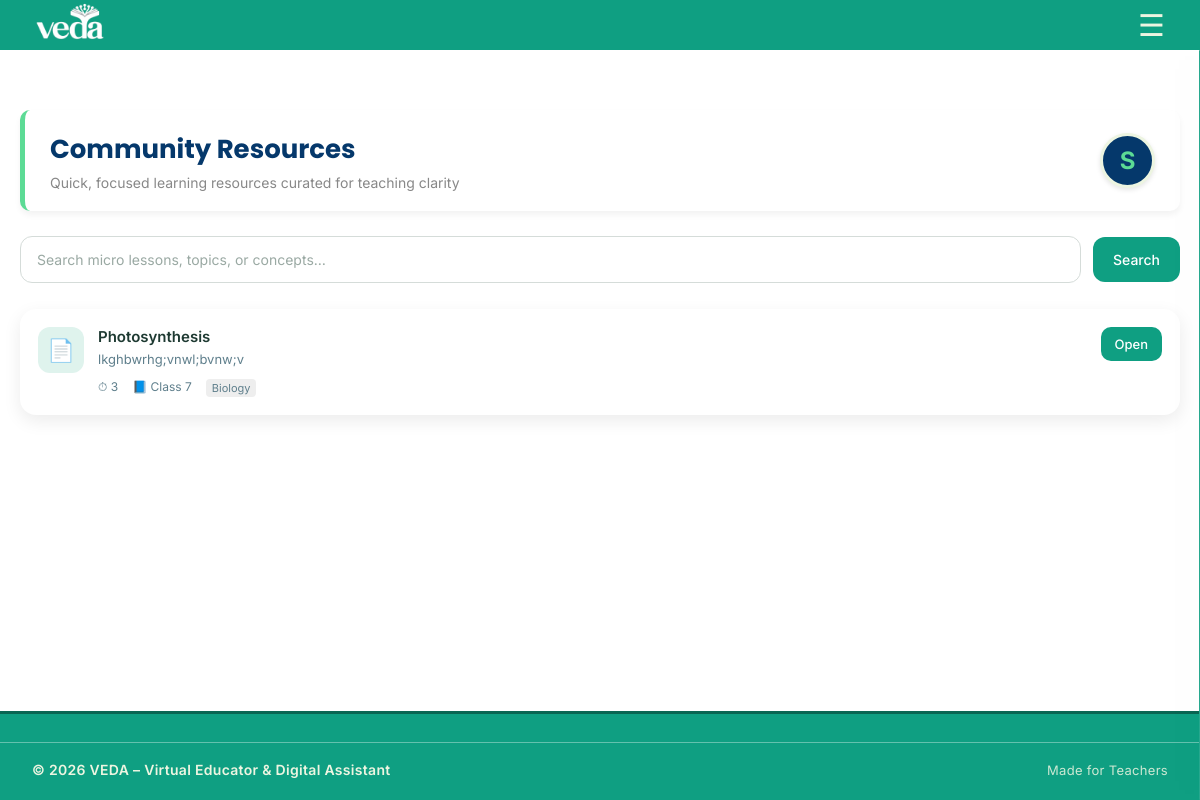
The page /micro (signed in) on the database its author committed.
### tables this page shows
CREATE TABLE microlearning(
            id INTEGER PRIMARY KEY AUTOINCREMENT,
            title TEXT NOT NULL,
            description TEXT,
            class_level TEXT,
            subject TEXT,
            content_type TEXT,
            duration TEXT,
            file_path TEXT,
            uploaded_by TEXT,
            created_at TIMESTAMP DEFAULT CURRENT_TIMESTAMP
        );

### API_routes/micro.py (the view)
@router.get("/micro")
def microlearn_page(request: Request, user=Depends(require_login)):
    if isinstance(user, RedirectResponse):
        return user
    conn = get_connection()
    conn.row_factory = lambda cursor, row: {col[0]: row[idx] for idx, col in enumerate(cursor.description)}
    cursor = conn.cursor()
    cursor.execute("SELECT * FROM microlearning ORDER BY created_at DESC")
    contents = cursor.fetchall()
    conn.close()
    return templates.TemplateResponse(
        "micro.html",
        {
            "request": request,
            "user": user,
            "contents": contents
        }
    )

### templates/micro.html (shortened to what this page needs)
{% extends "base.html" %}
{% block extra_css %}
<link rel="stylesheet" href="/static/css/micro.css">
{% endblock %}
{% block content %}
<div class="micro-page">
  <div class="welcome-section">
      <div class="welcome-text">
          <h2>Community Resources</h2>
          <p>Quick, focused learning resources curated for teaching clarity</p>
      </div>
      {% if user and request.url.path != '/profile' %}
      <a href="/profile" class="profile-shortcut" title="Open My Profile">
          <div class="user-avatar-large">
              {{ user.name[0] | upper if user.name else 'U' }}
          </div>
      </a>
      {% endif %}
  </div>
  <div class="micro-search">
    <input type="text" placeholder="Search micro lessons, topics, or concepts…">
    <button class="micro-search-btn">Search</button>
  </div>
  <section class="micro-content-grid">
    {% if contents %}
        {% for item in contents %}
        <article class="micro-card">
          <div class="micro-icon {{ item.content_type }}">
            {% if item.content_type == 'video' %}🎥
            {% elif item.content_type == 'pdf' %}📄
            {% elif item.content_type == 'image' %}🖼️
            {% else %}📁
            {% endif %}
          </div>
          <div class="micro-info">
            <h3>{{ item.title }}</h3>
            <p>{{ item.description }}</p>
            <div class="micro-meta">
              <span>⏱ {{ item.duration }}</span>
              <span>📘 {{ item.class_level }}</span>
              <span style="background:#eee; padding:2px 6px; border-radius:4px; font-size:11px;">{{ item.subject }}</span>
            </div>
          </div>
          <a href="{{ item.file_path }}" target="_blank" class="micro-open-btn" style="text-decoration:none; text-align:center;">
              Open
          </a>
        </article>
        {% endfor %}
    {% else %}
        <div class="empty-state">
            <h3>No resources found yet.</h3>
            <p>Be the first to upload content via the ARP Dashboard!</p>
        </div>
    {% endif %}
  </section>
</div>
{% endblock %}

### static/css/layout.css (style rules this page uses)
* { box-sizing: border-box; margin: 0; padding: 0; font-family: 'Inter', sans-serif; }
body { min-height: 100vh; background:#ffffff !important; color: #056b64; max-width: 100%; height: 100%; display: flex; flex-direction: column; }

### static/css/micro.css (style rules this page uses)
:root { --primary: #0F9F82; --primary-soft: #DFF3ED; --text-dark: #1E3A32; --text-soft: #5F7F8C; --bg-light: #F3F4EF; --card-bg: #FFFFFF; }
.micro-page { padding: 20px; padding-top: 80px; max-width: 1100px; margin: auto; }
.micro-search { display: flex; gap: 12px; align-items: center; margin-bottom: 26px; }
.micro-search input { flex: 1; padding: 14px 16px; border-radius: 12px; border: 1.5px solid #d5dcd9; font-size: 14px; color: var(--text-dark); background: #fff; transition: all 0.25s ease; }
.micro-search input::placeholder { color: #9aa9a3; }
.micro-search-btn { background: var(--primary); color: #fff; border: none; padding: 14px 20px; border-radius: 12px; font-size: 14px; font-weight: 500; cursor: pointer; white-space: nowrap; transition: background 0.2s ease, transform 0.15s ease; }
.micro-content-grid { display: grid; grid-template-columns: repeat(auto-fit, minmax(280px, 1fr)); gap: 20px; }
.micro-card { background: var(--card-bg); border-radius: 16px; padding: 18px; display: flex; gap: 14px; align-items: flex-start; box-shadow: 0 6px 18px rgba(0, 0, 0, 0.08); transition: transform 0.25s ease, box-shadow 0.25s ease; }
.micro-icon { width: 46px; height: 46px; border-radius: 12px; display: flex; align-items: center; justify-content: center; font-size: 22px; background: var(--primary-soft); flex-shrink: 0; }
.micro-info { flex: 1; }
.micro-info h3 { font-size: 15px; margin-bottom: 4px; font-weight: 600; color: var(--text-dark); }
.micro-info p { font-size: 13px; color: var(--text-soft); margin-bottom: 10px; line-height: 1.45; }
.micro-meta { display: flex; gap: 14px; font-size: 12px; color: var(--text-soft); }
.micro-open-btn { background: var(--primary); color: #fff; border: none; padding: 9px 14px; border-radius: 10px; font-size: 13px; font-weight: 500; cursor: pointer; align-self: flex-start; transition: background 0.2s ease; }

### templates/micro.html (style rules this page uses)
.micro-page { max-width: 1200px; margin: 90px auto 40px; padding: 20px; }
.welcome-section { background-color: white; padding: 20px 25px; border-radius: 10px; margin-bottom: 25px; display: flex; justify-content: space-between; align-items: center; box-shadow: 0 4px 6px rgba(0,0,0,0.05); border-left: 5px solid #5CDB95; }
.welcome-text h2 { margin: 0; color: #05386B; font-size: 26px; font-family: 'Poppins', sans-serif; }
.welcome-text p { margin: 5px 0 0; color: #888; font-size: 14px; }
.profile-shortcut { text-decoration: none; transition: transform 0.2s; display: block; }
.user-avatar-large { width: 55px; height: 55px; background: #05386B; color: #5CDB95; border-radius: 50%; display: flex; align-items: center; justify-content: center; font-weight: 700; font-size: 24px; border: 3px solid #EDF5E1; box-shadow: 0 2px 5px rgba(0,0,0,0.1); }

### rows shown on the page
microlearning: title "Photosynthesis", description "lkghbwrhg;vnwl;bvnw;v", duration "3", class_level "Class 7", subject "Biology"

### other values the page prints
{{ user.name[0] | upper if user.name else 'U' }} "S"
